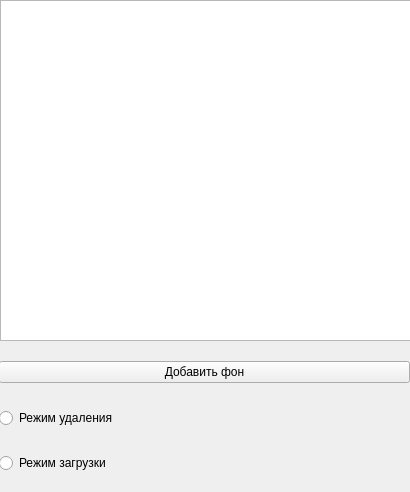
<?xml version="1.0" encoding="UTF-8"?>
<ui version="4.0">
 <class>RecentFiles</class>
 <widget class="QWidget" name="RecentFiles">
  <property name="geometry">
   <rect>
    <x>0</x>
    <y>0</y>
    <width>410</width>
    <height>492</height>
   </rect>
  </property>
  <property name="windowTitle">
   <string>Change Background</string>
  </property>
  <widget class="QWidget" name="verticalLayoutWidget">
   <property name="geometry">
    <rect>
     <x>-1</x>
     <y>342</y>
     <width>411</width>
     <height>151</height>
    </rect>
   </property>
   <layout class="QVBoxLayout" name="verticalLayout">
    <item>
     <widget class="QPushButton" name="addButton">
      <property name="text">
       <string>Добавить фон</string>
      </property>
     </widget>
    </item>
    <item>
     <widget class="QRadioButton" name="delButton">
      <property name="text">
       <string>Режим удаления</string>
      </property>
     </widget>
    </item>
    <item>
     <widget class="QRadioButton" name="loadButton">
      <property name="text">
       <string>Режим загрузки</string>
      </property>
     </widget>
    </item>
   </layout>
  </widget>
  <widget class="QListWidget" name="listWidget">
   <property name="geometry">
    <rect>
     <x>0</x>
     <y>0</y>
     <width>411</width>
     <height>341</height>
    </rect>
   </property>
  </widget>
 </widget>
 <resources/>
 <connections/>
</ui>
